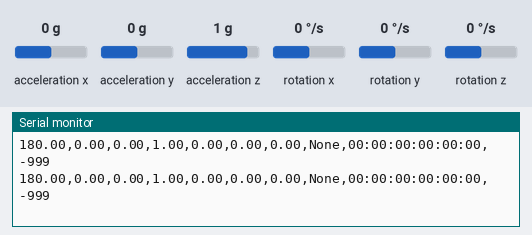
This sketch was run on a simulated Arduino Nano 33 BLE. Shown: the last lines printed to the serial monitor. The test bench sets the inputs (shaded band); at power-on: acceleration x 0 g, acceleration y 0 g, acceleration z 1 g, rotation x 0 °/s, rotation y 0 °/s, rotation z 0 °/s. Nothing arrives over Bluetooth unless stated.

Above: at 2.2 s.
2.3 s: acceleration x set to -1.4 g
At 3.2 s:
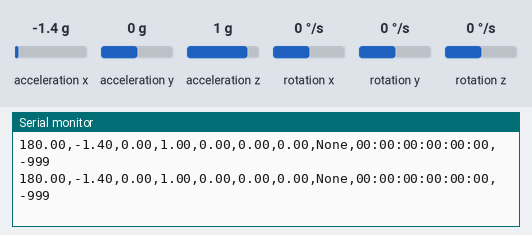
3.8 s: acceleration y set to -1.4 g
At 4.3 s:
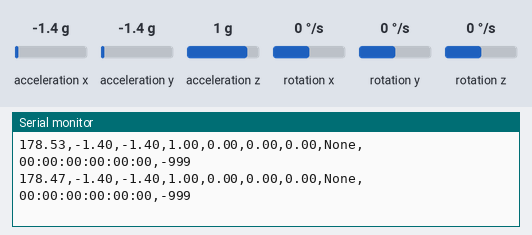
5.3 s: acceleration z set to -1.4 g
At 6.3 s:
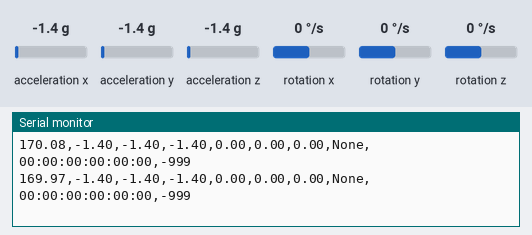
6.8 s: rotation x set to -192 °/s
At 7.5 s:
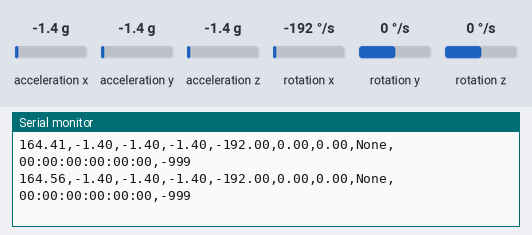
8.3 s: rotation y set to -192 °/s
At 9.3 s:
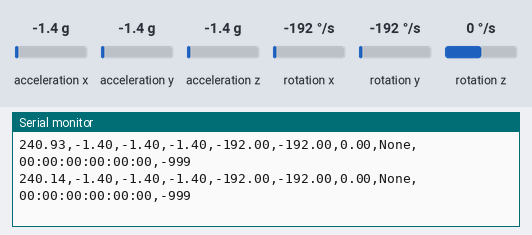
Timing chart, 0 to 10.8 s (numbered marks = the images above; inputs shaded):
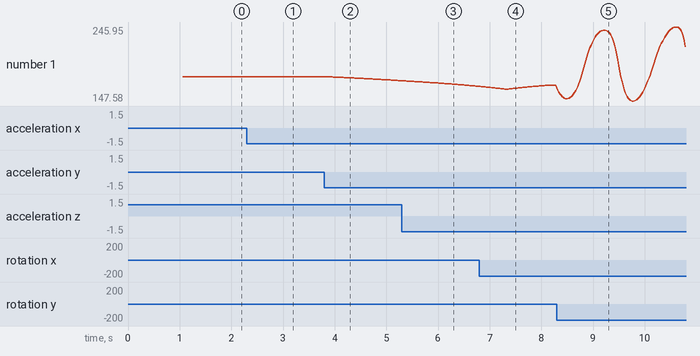

Measured:
- after the input at 2.3 s, the serial monitor: prints a new line at once (image 1)
- after the input at 3.8 s, the serial monitor: prints a new line at once (image 2)
- plotted number 1: 180 → 174.53 after the input at 3.8 s

The sketch:

sketch_jun20a.ino
```cpp
#include <Arduino_BMI270_BMM150.h>
#include <ArduinoBLE.h>
#include <MadgwickAHRS.h>

// === Sensor + Filter ===
Madgwick filter;
float ax, ay, az;
float gx, gy, gz;

const unsigned int SENSOR_UPDATE_FREQUENCY = 50; // Hz
const unsigned long SENSOR_UPDATE_INTERVAL_MS = 1000 / SENSOR_UPDATE_FREQUENCY;
unsigned long lastUpdateTime = 0;

// === BLE ===
String nearestDeviceName = "Unknown";
String nearestDeviceAddress = "00:00:00:00:00:00";
int nearestRSSI = -999;

void setup() {
  Serial.begin(115200);
  while (!Serial);

  // === IMU Initialization ===
  if (!IMU.begin()) {
    Serial.println("Failed to initialize IMU!");
    while (1);
  }
  filter.begin(SENSOR_UPDATE_FREQUENCY);

  // Warm-up IMU readings to stabilize filter
  for (int i = 0; i < 100; i++) {
    IMU.readAcceleration(ax, ay, az);
    IMU.readGyroscope(gx, gy, gz);
    filter.updateIMU(gx, gy, gz, ax, ay, az);
    delay(10);
  }

  // === BLE Initialization ===
  if (!BLE.begin()) {
    Serial.println("BLE init failed!");
    while (1);
  }
  BLE.scan(); // Start scanning
}

void loop() {
  unsigned long currentTime = millis();
  if (currentTime - lastUpdateTime >= SENSOR_UPDATE_INTERVAL_MS) {
    lastUpdateTime = currentTime;

    // === Read IMU ===
    IMU.readAcceleration(ax, ay, az);
    IMU.readGyroscope(gx, gy, gz);
    filter.updateIMU(gx, gy, gz, ax, ay, az);

    // Get raw yaw (no offset)
    float yaw = filter.getYaw();

    // Wrap yaw to 0–360
    yaw = fmod(yaw, 360.0);
    if (yaw < 0) yaw += 360.0;

    // === Scan BLE ===
    BLEDevice nearest;
    nearestRSSI = -999;

    BLEDevice peripheral = BLE.available();
    while (peripheral) {
      int rssi = peripheral.rssi();
      if (rssi > nearestRSSI) {
        nearest = peripheral;
        nearestRSSI = rssi;
      }
      peripheral = BLE.available();
    }

    if (nearest) {
      nearestDeviceName = nearest.localName();
      if (nearestDeviceName.length() == 0) {
        nearestDeviceName = "Unnamed";
      }
      nearestDeviceAddress = nearest.address();
    } else {
      nearestDeviceName = "None";
      nearestDeviceAddress = "00:00:00:00:00:00";
      nearestRSSI = -999;
    }

    // === Print data for Python ===
    Serial.print(yaw, 2); Serial.print(",");
    Serial.print(ax, 2); Serial.print(",");
    Serial.print(ay, 2); Serial.print(",");
    Serial.print(az, 2); Serial.print(",");
    Serial.print(gx, 2); Serial.print(",");
    Serial.print(gy, 2); Serial.print(",");
    Serial.print(gz, 2); Serial.print(",");
    Serial.print(nearestDeviceName); Serial.print(",");
    Serial.print(nearestDeviceAddress); Serial.print(",");
    Serial.println(nearestRSSI);
  }
}
```
